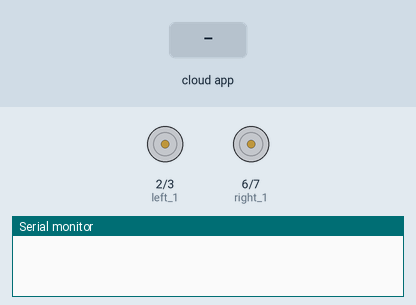
This sketch was run on a simulated Arduino Uno, built with avr-gcc and run on an emulated ATmega328P. Shown: motor-driver pin pairs drawn as motors (green arrow = first pin HIGH = forward, orange = second pin HIGH = backward, longer = more drive, scaled by the enable pin), the last lines printed to the serial monitor. The inputs (shaded band) are chosen by the test bench. The ROS host is connected and sends only what is stated.

Above: at 1.2 s.
1.3 s: the phone or cloud app sets cv_detection to GREEN
At 1.8 s:
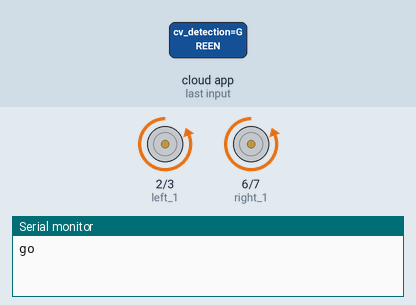
2.8 s: the phone or cloud app sets cv_detection to RED
At 4.2 s:
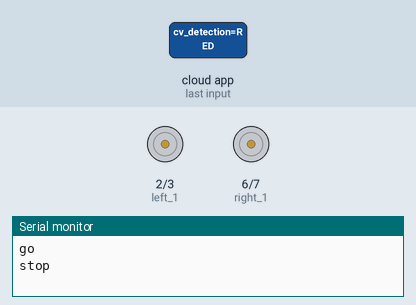
Timing chart, 0 to 5.8 s (numbered marks = the images above; inputs shaded):
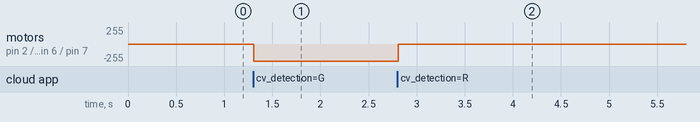

Measured:
- after the input at 1.3 s, motor on pin 2 (left_1) / pin 3 (left_2), motor on pin 6 (right_1) / pin 7 (right_2): stopped → backward 255/255 at once
- after the input at 2.8 s, motor on pin 2 (left_1) / pin 3 (left_2), motor on pin 6 (right_1) / pin 7 (right_2): backward 255/255 → stopped at once

The sketch:

drive_CV.ino
```cpp
#include "Arduino.h"
#include <ros.h>
#include <std_msgs/String.h>

ros::NodeHandle nh;
std_msgs::String msg;

String state;

int left_1 =2;  //왼쪽 모터 2번핀 연결
int left_2 =3;  //왼쪽 모터 3번핀 연결

int right_1 =6; //오른쪽 모터 6번핀 연결
int right_2 =7; //오른쪽 모터 7번핀 연결

int speed_motor_left=10;    //왼쪽 모터 pwm제어핀 10번
int speed_motor_right=11;    //오른쪽 모터 pwm제어핀 11번

void callback(const std_msgs::String& sub_cv){ //콜백 함수 생성

  state=sub_cv.data;   //카메라로부터 얻은 데이터 변수 state로 저장


  if (state == "RED"){ //만약 카메라로부터 red신호를 받을 경우 -> stop
    Serial.println("stop");

    digitalWrite(left_1,LOW);  //모터 정지
    digitalWrite(left_2,LOW);

    digitalWrite(right_1,LOW);
    digitalWrite(right_2,LOW);

    analogWrite(speed_motor_left,0);
    analogWrite(speed_motor_right,0);

    delay(100);
  }
  else if (state == "GREEN") { //만약 카메라로부터 green 신호를 받을 경우 -> go
    Serial.println("go");

    digitalWrite(left_1,LOW);   //모터 정방향 회전
    digitalWrite(left_2,HIGH);

    digitalWrite(right_1,LOW);
    digitalWrite(right_2,HIGH);

    analogWrite(speed_motor_left,255); //모터 속도를 최대로 설정
    analogWrite(speed_motor_right,255); //pwm제어는 min 0~ max 255 까지 가능

    delay(100);

  }

}

ros::Subscriber <std_msgs::String> sub("/cv_detection", callback);  //cv_detection 토픽 구독

void setup() {

  Serial.begin(57600);
  nh.initNode();
  nh.subscribe(sub);

  pinMode(left_1,OUTPUT);   //출력모드 설정
  pinMode(left_2,OUTPUT);   //출력모드 설정
  pinMode(right_1,OUTPUT);   //출력모드 설정
  pinMode(right_2,OUTPUT);   //출력모드 설정
  pinMode(speed_motor_left,OUTPUT);   //출력모드 설정
  pinMode(speed_motor_right,OUTPUT);   //출력모드 설정

}

void loop() {
  nh.spinOnce();
  delay(10);
}
```
